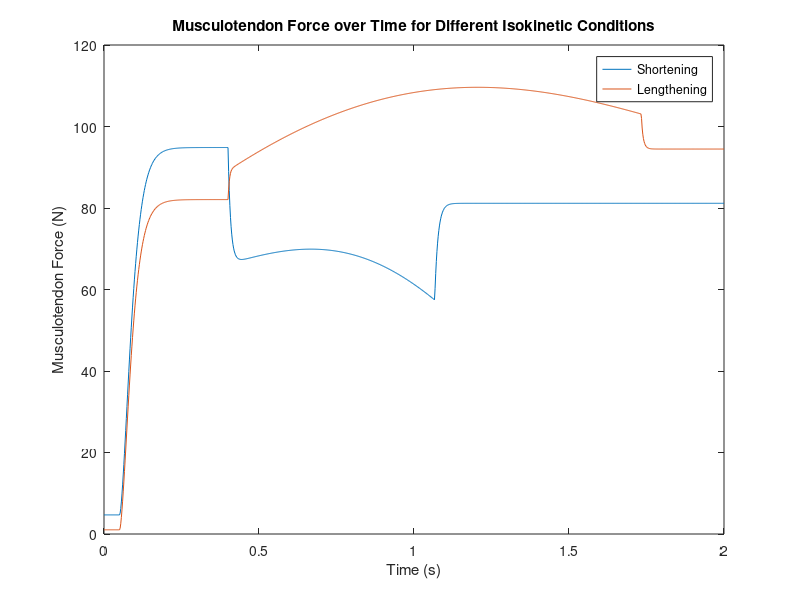

This figure's MATLAB source:
close all;
clear;

load('hw3_prb4b.mat');

figure(1);
plot(HillMuscle4b1(:, 1), HillMuscle4b1(:, 4));
hold on;
plot(HillMuscle4b2(:, 1), HillMuscle4b2(:, 4));
title('Musculotendon Force over Time for Different Isokinetic Conditions');
xlabel('Time (s)');
ylabel('Musculotendon Force (N)');
legend('Shortening', 'Lengthening')
ylim([0 120]);
hold off;
